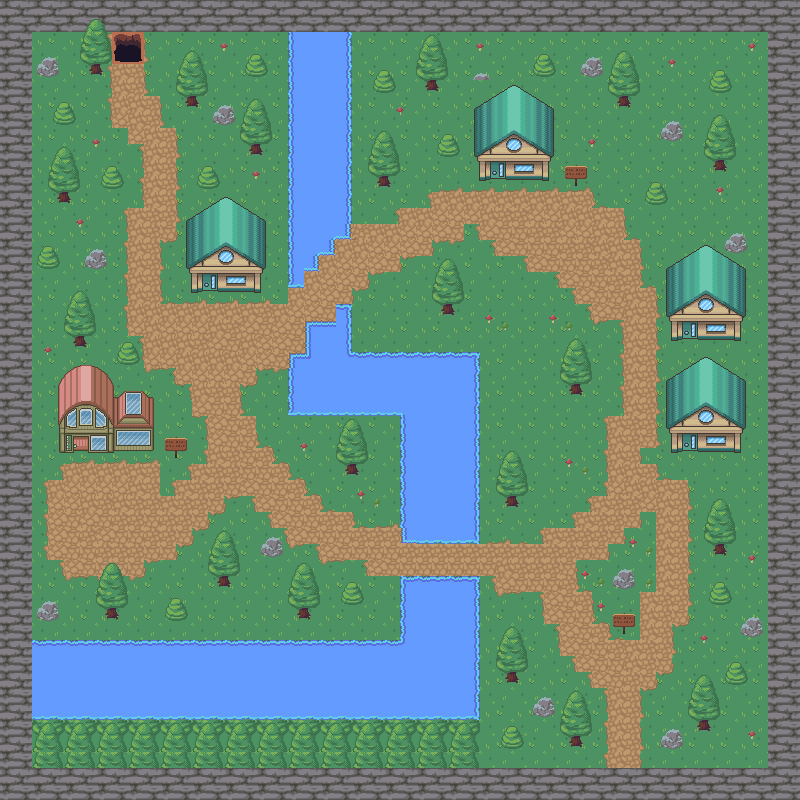

This is a level from a 2D game, rendered from its Tiled map with the project's own tilesets. A one-line summary and the map file follow, with tile-layer data summarised:
An orthogonal 50x50 tile map with 16x16 px tiles, 7 tile layers (background, walls, water, path, ...), 3 tilesets and 85 objects (71x collision, spawn, enter_house, enter_house_exit, exit_house2, ...).

<map version="1.10" tiledversion="1.10.2" orientation="orthogonal" renderorder="right-down" width="50" height="50" tilewidth="16" tileheight="16" infinite="0" nextlayerid="11" nextobjectid="108">
 <tileset firstgid="1" source="Nature.tsx" />
 <tileset firstgid="721" source="house.tsx" />
 <tileset firstgid="1496" source="tileset_dungeon.tsx" />
 <layer id="1" name="background" width="50" height="50">
  <data>[2500 cells, 2500 non-empty, 4 distinct tile ids]</data>
 </layer>
 <layer id="2" name="walls" width="50" height="50">
  <data>[2500 cells, 384 non-empty, 4 distinct tile ids]</data>
 </layer>
 <layer id="3" name="water" width="50" height="50">
  <data>[2500 cells, 338 non-empty, 34 distinct tile ids]</data>
 </layer>
 <layer id="4" name="path" width="50" height="50">
  <data>[2500 cells, 604 non-empty, 24 distinct tile ids]</data>
 </layer>
 <layer id="6" name="decorations" width="50" height="50">
  <data>[2500 cells, 344 non-empty, 34 distinct tile ids]</data>
 </layer>
 <layer id="8" name="house" width="50" height="50">
  <data>[2500 cells, 135 non-empty, 55 distinct tile ids]</data>
 </layer>
 <layer id="10" name="top" width="50" height="50">
  <data>[2500 cells, 220 non-empty, 52 distinct tile ids]</data>
 </layer>
 <objectgroup id="5" name="Objects">
  <object id="3" name="spawn" x="201" y="337">
   <point />
  </object>
  <object id="7" name="collision" x="1" y="1" width="800" height="32" />
  <object id="8" name="collision" x="-1" y="768" width="800" height="32" />
  <object id="9" name="collision" x="-1" y="33" width="33" height="735" />
  <object id="10" name="collision" x="768.5" y="35.5" width="33" height="735" />
  <object id="11" name="collision" x="288" y="34" width="62" height="205" />
  <object id="13" name="collision" x="288" y="239" width="46" height="15" />
  <object id="14" name="collision" x="288" y="253" width="30" height="17" />
  <object id="15" name="collision" x="289" y="270" width="14" height="16" />
  <object id="16" name="collision" x="335" y="303" width="16" height="18" />
  <object id="17" name="collision" x="307" y="320" width="43" height="35" />
  <object id="18" name="collision" x="288" y="353" width="191" height="62" />
  <object id="19" name="collision" x="400" y="416" width="79" height="128" />
  <object id="21" name="collision" x="401" y="577" width="78" height="62" />
  <object id="23" name="collision" x="32" y="639" width="447" height="79" />
  <object id="26" name="collision" x="671.333" y="400.667" width="69.3333" height="51.3333" />
  <object id="27" name="collision" x="671.333" y="288.333" width="69.3333" height="51.3333" />
  <object id="28" name="collision" x="480.667" y="128.333" width="69.3333" height="51.3333" />
  <object id="29" name="collision" x="192.667" y="240.333" width="69.3333" height="51.3333" />
  <object id="30" name="collision" x="60" y="417" width="92.6666" height="34" />
  <object id="35" name="collision" x="441.333" y="308.333" width="13.3333" height="6.66667" />
  <object id="36" name="collision" x="569.333" y="388" width="13.3333" height="6.66667" />
  <object id="37" name="collision" x="504.667" y="498" width="13.3333" height="6.66667" />
  <object id="38" name="collision" x="505.333" y="676" width="13.3333" height="6.66667" />
  <object id="39" name="collision" x="568.667" y="740.333" width="13.3333" height="6.66667" />
  <object id="40" name="collision" x="696.667" y="723.333" width="13.3333" height="6.66667" />
  <object id="41" name="collision" x="713.333" y="548" width="13.3333" height="6.66667" />
  <object id="43" name="collision" x="712.667" y="164.667" width="13.3333" height="6.66667" />
  <object id="44" name="collision" x="617.333" y="100.333" width="13.3333" height="6.66667" />
  <object id="45" name="collision" x="424.667" y="82.6667" width="13.3333" height="6.66667" />
  <object id="46" name="collision" x="377.333" y="179.333" width="13.3333" height="6.66667" />
  <object id="47" name="collision" x="248.667" y="146.667" width="13.3333" height="6.66667" />
  <object id="48" name="collision" x="184.667" y="99.3333" width="13.3333" height="6.66667" />
  <object id="49" name="collision" x="89.3333" y="66.6667" width="13.3333" height="6.66667" />
  <object id="50" name="collision" x="56.6667" y="194.667" width="13.3333" height="6.66667" />
  <object id="51" name="collision" x="73.3333" y="338" width="13.3333" height="6.66667" />
  <object id="52" name="collision" x="105.333" y="610" width="13.3333" height="6.66667" />
  <object id="53" name="collision" x="216.667" y="579" width="13.3333" height="6.66667" />
  <object id="54" name="collision" x="344.667" y="467" width="13.3333" height="6.66667" />
  <object id="55" name="collision" x="165.333" y="608.667" width="20.6667" height="10" />
  <object id="56" name="collision" x="341.667" y="595" width="20.6667" height="10" />
  <object id="57" name="collision" x="117.667" y="352.333" width="20.6667" height="10" />
  <object id="58" name="collision" x="37.6667" y="256.333" width="20.6667" height="10" />
  <object id="59" name="collision" x="102.333" y="176.333" width="20.6667" height="10" />
  <object id="60" name="collision" x="197.667" y="178.333" width="20.6667" height="10" />
  <object id="61" name="collision" x="53.6667" y="112.333" width="20.6667" height="10" />
  <object id="62" name="collision" x="245.667" y="63" width="20.6667" height="10" />
  <object id="63" name="collision" x="373" y="81" width="20.6667" height="10" />
  <object id="64" name="collision" x="438.333" y="145.667" width="20.6667" height="10" />
  <object id="65" name="collision" x="534.333" y="65" width="20.6667" height="10" />
  <object id="66" name="collision" x="711" y="79.6667" width="20.6667" height="10" />
  <object id="67" name="collision" x="646.333" y="193.667" width="20.6667" height="10" />
  <object id="68" name="collision" x="709.667" y="594.333" width="20.6667" height="10" />
  <object id="69" name="collision" x="725" y="675" width="20.6667" height="10" />
  <object id="70" name="collision" x="501" y="735.667" width="20.6667" height="10" />
  <object id="71" name="collision" x="32.6667" y="718" width="446.667" height="50.6667" />
  <object id="72" name="collision" x="261.333" y="548.667" width="20.6667" height="8" />
  <object id="74" name="collision" x="38.3333" y="613.333" width="20.6667" height="8" />
  <object id="75" name="collision" x="85.6667" y="259.333" width="20.6667" height="8" />
  <object id="76" name="collision" x="213.667" y="114.667" width="20.6667" height="8" />
  <object id="77" name="collision" x="38.3333" y="67.3333" width="20.6667" height="8" />
  <object id="78" name="collision" x="469.667" y="83.3333" width="20.6667" height="8" />
  <object id="79" name="collision" x="661.667" y="130" width="20.6667" height="8" />
  <object id="80" name="collision" x="727.667" y="240.667" width="20.6667" height="8" />
  <object id="81" name="collision" x="742.333" y="627.333" width="20.6667" height="8" />
  <object id="82" name="collision" x="615.667" y="578.667" width="20.6667" height="8" />
  <object id="83" name="collision" x="534.333" y="707.333" width="20.6667" height="8" />
  <object id="84" name="collision" x="661.667" y="738.667" width="20.6667" height="8" />
  <object id="85" name="collision" x="614.667" y="630.667" width="18" height="3.33333" />
  <object id="87" name="collision" x="167" y="454.333" width="18" height="3.33333" />
  <object id="89" name="enter_house" x="490.667" y="161.333" width="15.3333" height="27.3333" />
  <object id="91" name="enter_house_exit" x="481.167" y="207.667">
   <point />
  </object>
  <object id="93" name="exit_house2" x="64.5" y="479.5">
   <point />
  </object>
  <object id="94" name="enter_house2" x="73" y="436" width="16.5" height="27.5" />
  </objectgroup>
 <objectgroup id="9" name="NPCPath">
  <!-- 6 objects omitted --></objectgroup>
</map>
<!-- 11 of 85 objects omitted -->
